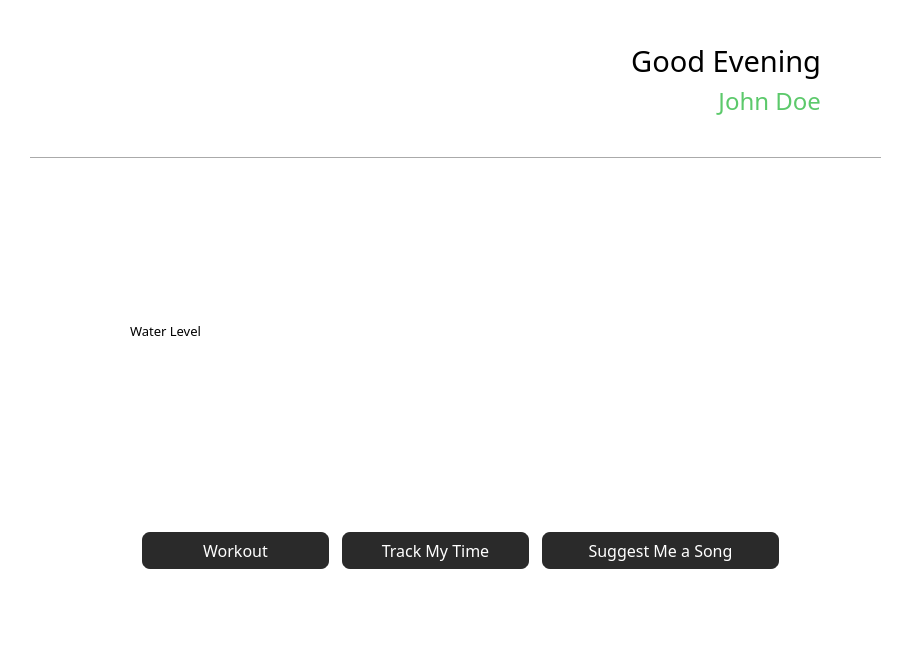
<?xml version="1.0" encoding="UTF-8"?>
<ui version="4.0">
 <class>MainMenu</class>
 <widget class="QMainWindow" name="MainMenu">
  <property name="geometry">
   <rect>
    <x>0</x>
    <y>0</y>
    <width>905</width>
    <height>660</height>
   </rect>
  </property>
  <property name="windowTitle">
   <string>Main Menu</string>
  </property>
  <property name="autoFillBackground">
   <bool>false</bool>
  </property>
  <property name="styleSheet">
   <string notr="true">background-color: rgb(255, 255, 255);</string>
  </property>
  <widget class="QWidget" name="centralwidget">
   <property name="styleSheet">
    <string notr="true">QPushButton{
background-color: rgb(42,42,42);
	color: rgb(255, 255, 255);
border-width:2px;
border-style:solid;
border-color: rgb(255, 255, 255);
border-radius: 10px;
}

QPushButton::hover
{
   
	color: rgb(30, 30, 30);
	background-color: rgba(92,201,107,255);
}

</string>
   </property>
   <widget class="QLabel" name="logo">
    <property name="geometry">
     <rect>
      <x>20</x>
      <y>10</y>
      <width>411</width>
      <height>131</height>
     </rect>
    </property>
    <property name="text">
     <string/>
    </property>
    <property name="pixmap">
     <pixmap>images/header.png</pixmap>
    </property>
    <property name="scaledContents">
     <bool>true</bool>
    </property>
   </widget>
   <widget class="QLabel" name="lbl_greeting">
    <property name="geometry">
     <rect>
      <x>350</x>
      <y>40</y>
      <width>471</width>
      <height>41</height>
     </rect>
    </property>
    <property name="font">
     <font>
      <family>Poppins Medium</family>
      <pointsize>22</pointsize>
     </font>
    </property>
    <property name="styleSheet">
     <string notr="true">background-color: rgba(255, 255, 255, 0);</string>
    </property>
    <property name="text">
     <string>Good Evening</string>
    </property>
    <property name="alignment">
     <set>Qt::AlignRight|Qt::AlignTrailing|Qt::AlignVCenter</set>
    </property>
   </widget>
   <widget class="QPushButton" name="btn_suggest_song">
    <property name="geometry">
     <rect>
      <x>540</x>
      <y>530</y>
      <width>241</width>
      <height>41</height>
     </rect>
    </property>
    <property name="font">
     <font>
      <family>Poppins Medium</family>
      <pointsize>12</pointsize>
     </font>
    </property>
    <property name="styleSheet">
     <string notr="true"/>
    </property>
    <property name="text">
     <string>Suggest Me a Song</string>
    </property>
   </widget>
   <widget class="QPushButton" name="btn_track_time">
    <property name="geometry">
     <rect>
      <x>340</x>
      <y>530</y>
      <width>191</width>
      <height>41</height>
     </rect>
    </property>
    <property name="font">
     <font>
      <family>Poppins Medium</family>
      <pointsize>12</pointsize>
     </font>
    </property>
    <property name="styleSheet">
     <string notr="true"/>
    </property>
    <property name="text">
     <string>Track My Time</string>
    </property>
   </widget>
   <widget class="QLabel" name="lbl_username">
    <property name="geometry">
     <rect>
      <x>500</x>
      <y>80</y>
      <width>321</width>
      <height>41</height>
     </rect>
    </property>
    <property name="font">
     <font>
      <family>Poppins Medium</family>
      <pointsize>18</pointsize>
     </font>
    </property>
    <property name="styleSheet">
     <string notr="true">color:rgba(92,201,107,255);
background-color: rgba(255, 255, 255, 0);</string>
    </property>
    <property name="text">
     <string>John Doe</string>
    </property>
    <property name="alignment">
     <set>Qt::AlignRight|Qt::AlignTrailing|Qt::AlignVCenter</set>
    </property>
   </widget>
   <widget class="QPushButton" name="btn_workout">
    <property name="geometry">
     <rect>
      <x>140</x>
      <y>530</y>
      <width>191</width>
      <height>41</height>
     </rect>
    </property>
    <property name="font">
     <font>
      <family>Poppins Medium</family>
      <pointsize>12</pointsize>
     </font>
    </property>
    <property name="styleSheet">
     <string notr="true"/>
    </property>
    <property name="text">
     <string>Workout</string>
    </property>
   </widget>
   <widget class="Line" name="line">
    <property name="geometry">
     <rect>
      <x>30</x>
      <y>150</y>
      <width>851</width>
      <height>16</height>
     </rect>
    </property>
    <property name="styleSheet">
     <string notr="true">color:rgba(92,201,107,255);
border-color: rgba(92,201,107,255);</string>
    </property>
    <property name="orientation">
     <enum>Qt::Horizontal</enum>
    </property>
   </widget>
   <widget class="QLabel" name="logo_2">
    <property name="geometry">
     <rect>
      <x>830</x>
      <y>40</y>
      <width>61</width>
      <height>61</height>
     </rect>
    </property>
    <property name="text">
     <string/>
    </property>
    <property name="pixmap">
     <pixmap>images/boy.png</pixmap>
    </property>
    <property name="scaledContents">
     <bool>true</bool>
    </property>
   </widget>
   <widget class="QLabel" name="logo_3">
    <property name="geometry">
     <rect>
      <x>40</x>
      <y>180</y>
      <width>821</width>
      <height>331</height>
     </rect>
    </property>
    <property name="styleSheet">
     <string notr="true">background-color: rgba(255, 255, 255, 0);</string>
    </property>
    <property name="text">
     <string/>
    </property>
    <property name="pixmap">
     <pixmap>images/plant copy.png</pixmap>
    </property>
    <property name="scaledContents">
     <bool>true</bool>
    </property>
   </widget>
   <widget class="QLabel" name="lbl_greeting_3">
    <property name="geometry">
     <rect>
      <x>130</x>
      <y>310</y>
      <width>121</width>
      <height>41</height>
     </rect>
    </property>
    <property name="font">
     <font>
      <family>Poppins Medium</family>
      <pointsize>10</pointsize>
     </font>
    </property>
    <property name="styleSheet">
     <string notr="true">background-color: rgba(255, 255, 255, 0);</string>
    </property>
    <property name="text">
     <string>Water Level</string>
    </property>
    <property name="alignment">
     <set>Qt::AlignLeading|Qt::AlignLeft|Qt::AlignVCenter</set>
    </property>
   </widget>
   <widget class="QLabel" name="lbl_water_level">
    <property name="geometry">
     <rect>
      <x>120</x>
      <y>330</y>
      <width>121</width>
      <height>71</height>
     </rect>
    </property>
    <property name="font">
     <font>
      <family>Poppins Medium</family>
      <pointsize>28</pointsize>
     </font>
    </property>
    <property name="styleSheet">
     <string notr="true">background-color: rgba(255, 255, 255, 0);
color: rgb(255, 255, 255);</string>
    </property>
    <property name="text">
     <string>100%</string>
    </property>
    <property name="alignment">
     <set>Qt::AlignCenter</set>
    </property>
   </widget>
   <widget class="QLabel" name="lbl_greeting_5">
    <property name="geometry">
     <rect>
      <x>520</x>
      <y>300</y>
      <width>301</width>
      <height>71</height>
     </rect>
    </property>
    <property name="font">
     <font>
      <family>Poppins Medium</family>
      <pointsize>14</pointsize>
     </font>
    </property>
    <property name="styleSheet">
     <string notr="true">background-color: rgba(255, 255, 255, 0);
color: rgb(255, 255, 255);</string>
    </property>
    <property name="text">
     <string>Health of the Plant</string>
    </property>
    <property name="alignment">
     <set>Qt::AlignCenter</set>
    </property>
   </widget>
   <widget class="QLabel" name="lbl_condition">
    <property name="geometry">
     <rect>
      <x>540</x>
      <y>340</y>
      <width>261</width>
      <height>71</height>
     </rect>
    </property>
    <property name="font">
     <font>
      <family>Poppins Medium</family>
      <pointsize>28</pointsize>
     </font>
    </property>
    <property name="styleSheet">
     <string notr="true">background-color: rgba(255, 255, 255, 0);
color: rgb(255, 255, 255);</string>
    </property>
    <property name="text">
     <string>Good!</string>
    </property>
    <property name="alignment">
     <set>Qt::AlignCenter</set>
    </property>
   </widget>
  </widget>
  <widget class="QMenuBar" name="menubar">
   <property name="geometry">
    <rect>
     <x>0</x>
     <y>0</y>
     <width>905</width>
     <height>26</height>
    </rect>
   </property>
  </widget>
  <widget class="QStatusBar" name="statusbar"/>
 </widget>
 <resources/>
 <connections/>
</ui>
